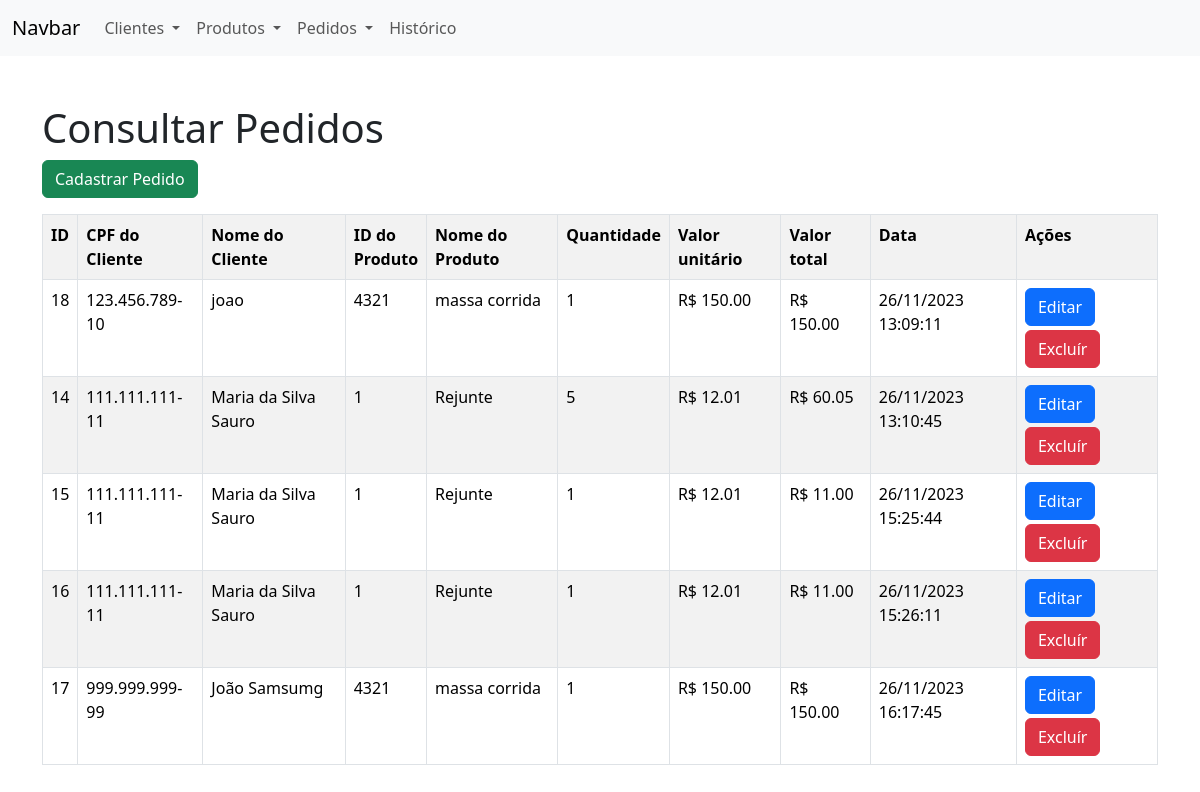
Page /loja_bd/idex.php?page=listarPedido on the committed database.
### tables this page shows
CREATE TABLE `pedido` (
  `id` int(4) NOT NULL,
  `cpf` varchar(14) NOT NULL,
  `id_produto` varchar(4) NOT NULL,
  `quantidade` int(5) NOT NULL,
  `data` datetime NOT NULL,
  `valor_total` decimal(8,2) NOT NULL
);

CREATE TABLE `cliente` (
  `cpf` varchar(14) NOT NULL,
  `nome` varchar(100) NOT NULL,
  `email` varchar(100) NOT NULL,
  `telefone` varchar(16) NOT NULL,
  `data_nasc` date NOT NULL,
  `sexo` char(1) NOT NULL,
  `cep` varchar(9) NOT NULL,
  `cidade` varchar(50) NOT NULL,
  `estado` varchar(2) NOT NULL,
  `rua` varchar(50) NOT NULL,
  `bairro` varchar(50) NOT NULL,
  `numero` int(4) NOT NULL,
  `complemento` varchar(50) DEFAULT NULL
);

CREATE TABLE `produto` (
  `id_produto` varchar(4) NOT NULL,
  `nome` varchar(100) NOT NULL,
  `valor` decimal(7,2) NOT NULL,
  `categoria` varchar(40) NOT NULL
);

### loja_bd/listarPedido.php (the view)
<h1>Consultar Pedidos</h1>
<?php
    $sql = "SELECT * FROM pedido group by cpf, data order by data";
    $res = $conn->query($sql);
    $qtd = $res->num_rows;
    print"<button onclick=\"location.href='?page=cadastrarPedido'\" class='btn btn-success mb-3'>Cadastrar Pedido</button>";
    if($qtd > 0) {
        print"<table class='table table-hover table-striped table-bordered'>";
        print "<tr>";
        print "<th>ID</th>";
        print "<th>CPF do Cliente</th>";
        print "<th>Nome do Cliente</th>";
        print "<th>ID do Produto</th>";
        print "<th>Nome do Produto</th>";
        print "<th>Quantidade</th>";
        print "<th>Valor unitário</th>";
        print "<th>Valor total</th>";
        print "<th>Data</th>";
        print "<th>Ações</th>";
        print "</tr>";
        while($row = $res->fetch_object()) {
            $sql2 = "SELECT * FROM cliente WHERE cpf='".$row->cpf."'";
            $res2 = $conn->query($sql2);
            $row2 = $res2->fetch_object();
            $sql3 = "SELECT * FROM produto WHERE id_produto =".$row->id_produto;
            $res3 = $conn->query($sql3);
            $row3 = $res3->fetch_object();
            print "<tr>";
            print "<td>".$row->id."</td>";
            print "<td>".$row->cpf."</td>";
            print "<td>".$row2->nome."</td>";
            print "<td style='width: 50px'>".$row->id_produto."</td>";
            print "<td>".$row3->nome."</td>";
            print "<td>".$row->quantidade."</td>";
            print "<td>R$ ".$row3->valor."</td>";
            print "<td>R$ ".$row->valor_total."</td>";
            print "<td>".date("d/m/Y H:i:s",strtotime($row->data))."</td>";
            print "<td>
            <button onclick=\"location.href='?page=editarPedido&id=".$row->id."'\" class='btn btn-primary mb-1' >Editar</button>
            <button onclick=\"if(confirm('Tem certeza que deseja excluir?')){location.href='?page=salvarPedido&acao=excluir&id=".$row->id."';}else{false;}\"
            class='btn btn-danger'>Excluír</button>
            </td>";
            print "</tr>";
        }
        print"</table>";
    }else{
        print "<p class='alert alert danger'>Não há nenhum produto cadastrado!</p>";
    }
?>

### rows in the picture
pedido: id "18", cpf "123.456.789-10", cpf.nome "joao", id_produto "4321", id_produto.nome "massa corrida", quantidade "1", id_produto.valor "150.00", valor_total "150.00", data "26/11/2023 13:09:11"
pedido: id "14", cpf "111.111.111-11", cpf.nome "Maria da Silva Sauro", id_produto "1", id_produto.nome "Rejunte", quantidade "5", id_produto.valor "12.01", valor_total "60.05", data "26/11/2023 13:10:45"
pedido: id "15", cpf "111.111.111-11", cpf.nome "Maria da Silva Sauro", id_produto "1", id_produto.nome "Rejunte", quantidade "1", id_produto.valor "12.01", valor_total "11.00", data "26/11/2023 15:25:44"
pedido: id "16", cpf "111.111.111-11", cpf.nome "Maria da Silva Sauro", id_produto "1", id_produto.nome "Rejunte", quantidade "1", id_produto.valor "12.01", valor_total "11.00", data "26/11/2023 15:26:11"
pedido: id "17", cpf "999.999.999-99", cpf.nome "João Samsumg", id_produto "4321", id_produto.nome "massa corrida", quantidade "1", id_produto.valor "150.00", valor_total "150.00", data "26/11/2023 16:17:45"
